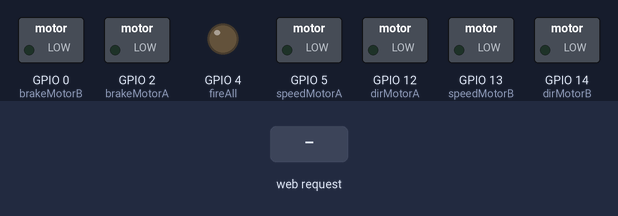
Recording of a sketch running on a simulated ESP8266 (NodeMCU). Shown: switched loads named in the sketch (green lamp = pin HIGH), output pins drawn as LEDs (lit = HIGH). The test bench sets the inputs (shaded band). WiFi joins after 1.5 s; servers stay silent unless stated; what the sketch prints to the serial monitor is not drawn.

Above: at 2.7 s.
2.8 s: HTTP request GET / received
At 3.9 s:
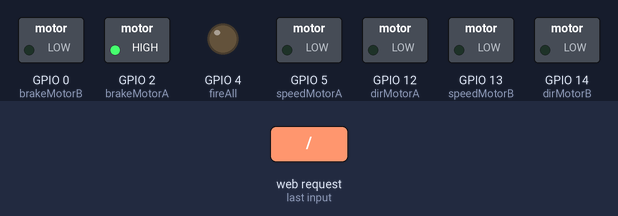
4.3 s: HTTP request GET /?direction=FL received
At 5.0 s:
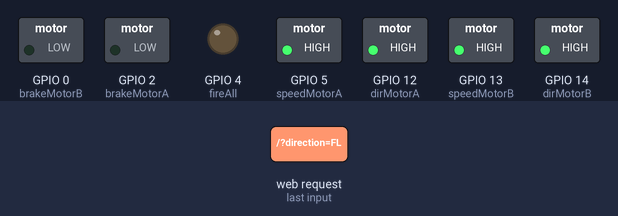
5.8 s: HTTP request GET /?direction=F received
At 6.2 s:
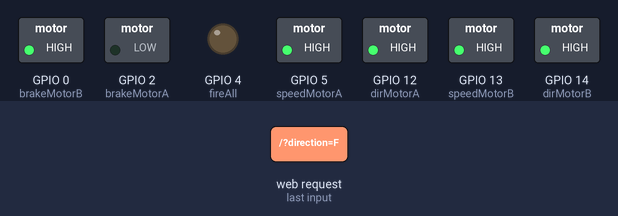
7.3 s: HTTP request GET /?direction=FR received
At 8.5 s:
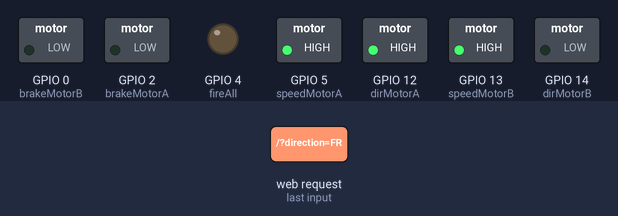
8.8 s: HTTP request GET /?direction=BL received
At 9.7 s:
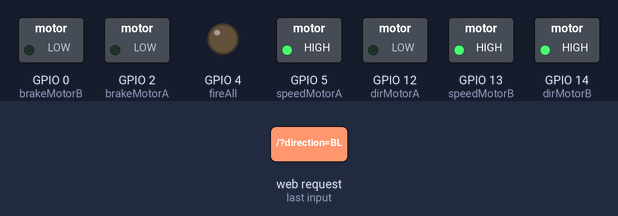
10.3 s: HTTP request GET /?direction=1 received
At 10.8 s:
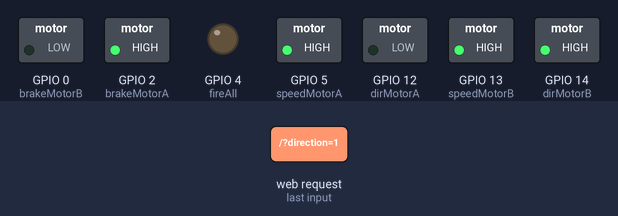
Timing chart, 0 to 12.8 s (numbered marks = the images above; inputs shaded):
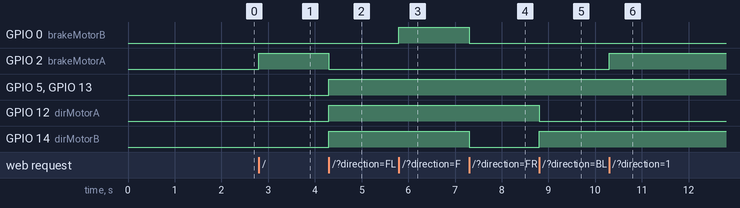

Measured:
- after the input at 2.8 s, GPIO 2 (brakeMotorA): LOW → HIGH at once
- after the input at 4.3 s, GPIO 2 (brakeMotorA): HIGH → LOW at once; GPIO 5 (speedMotorA), GPIO 12 (dirMotorA), GPIO 13 (speedMotorB), GPIO 14 (dirMotorB): LOW → HIGH at once
- after the input at 5.8 s, GPIO 0 (brakeMotorB): LOW → HIGH at once
- after the input at 7.3 s, GPIO 0 (brakeMotorB), GPIO 14 (dirMotorB): HIGH → LOW at once
- after the input at 8.8 s, GPIO 12 (dirMotorA): HIGH → LOW at once; GPIO 14 (dirMotorB): LOW → HIGH at once
- after the input at 10.3 s, GPIO 2 (brakeMotorA): LOW → HIGH at once

The sketch:

redRocket.ino
```cpp
// (licence header left out)
#include <ESP8266WiFi.h>
#include <WiFiClient.h>
#include <ESP8266WebServer.h>
#include <ESP8266mDNS.h>

// map Arduino Motor Shield R3 to WeMo D1
//static const uint8_t D0   = 3;
//static const uint8_t D1   = 1;
//static const uint8_t D2   = 16;
//static const uint8_t D3   = 5;
//static const uint8_t D4   = 4;
//static const uint8_t D5   = 14;
//static const uint8_t D6   = 12;
//static const uint8_t D7   = 13;
//static const uint8_t D8   = 0;
//static const uint8_t D9   = 2;
//static const uint8_t D10  = 15;
//static const uint8_t D11  = 13;
//static const uint8_t D12  = 12;
//static const uint8_t D13  = 14;
//static const uint8_t D14  = 4;
//static const uint8_t D15  = 5;

const char *ssid = "WiFi SSID HERE";
const char *password = "WiFi Password HERE";

// Controller A
int dirMotorA = 12;
int speedMotorA = 5;
int brakeMotorA = 2;

// Controller B
int dirMotorB = 14;
int speedMotorB = 13;
int brakeMotorB = 0;
int fireAll = 4;

// HTTP Port
// (i) This might need changed with some firewalls.
ESP8266WebServer server ( 80 );


const char *controlForm =
"<table>"
"<tr>"
"<td></td><td><form action='/'><input type='submit' value='MF' name='action'> </form></td><td></td>"
"</tr>"
"<tr>"
"<td><form action='/'><input type='submit' value='FL' name='direction'> </form></td>"
"<td><form action='/'><input type='submit' value='F' name='direction'> </form></td>"
"<td><form action='/'><input type='submit' value='FR' name='direction'> </form></td>"
"</tr>"
"<tr>"
"<td></td><td><form action='/'><input type='submit' value='S' name='direction'> </form></td><td></td>"
"</tr>"
"<tr>"
"<td><form action='/'><input type='submit' value='BL' name='direction'> </form></td>"
"<td><form action='/'><input type='submit' value='B' name='direction'> </form></td>"
"<td><form action='/'><input type='submit' value='BR' name='direction'> </form></td>"
"</tr></table>";


void handleRoot() {
  if (server.arg("direction") == "FL") {
    digitalWrite(dirMotorA, HIGH);
    digitalWrite(brakeMotorA, LOW);
    digitalWrite(speedMotorA, 255);
    digitalWrite(dirMotorB, HIGH);
    digitalWrite(brakeMotorB, LOW);
    digitalWrite(speedMotorB, HIGH);
  }
  else if (server.arg("direction") == "F") {
    digitalWrite(dirMotorA, HIGH);
    digitalWrite(brakeMotorA, LOW);
    digitalWrite(speedMotorA, 255);
    digitalWrite(dirMotorB, HIGH);
    digitalWrite(brakeMotorB, HIGH);
  }
  else if (server.arg("direction") == "FR") {
    digitalWrite(dirMotorA, HIGH);
    digitalWrite(brakeMotorA, LOW);
    digitalWrite(speedMotorA, 255);
    digitalWrite(dirMotorB, LOW);
    digitalWrite(brakeMotorB, LOW);
    digitalWrite(speedMotorB, HIGH);
  }
  else if (server.arg("direction") == "BL") {
    digitalWrite(dirMotorA, LOW);
    digitalWrite(brakeMotorA, LOW);
    digitalWrite(speedMotorA, 255);
    digitalWrite(dirMotorB, HIGH);
    digitalWrite(brakeMotorB, LOW);
    digitalWrite(speedMotorB, HIGH);
  }
  else if (server.arg("direction") == "B") {
    digitalWrite(dirMotorA, LOW);
    digitalWrite(brakeMotorA, LOW);
    digitalWrite(speedMotorA, 255);
    digitalWrite(dirMotorB, LOW);
    digitalWrite(brakeMotorB, HIGH);
  }
  else if (server.arg("direction") == "BR") {
    digitalWrite(dirMotorA, LOW);
    digitalWrite(brakeMotorA, LOW);
    digitalWrite(speedMotorA, 255);
    digitalWrite(dirMotorB, LOW);
    digitalWrite(brakeMotorB, LOW);
    digitalWrite(speedMotorB, HIGH);
  }
  else if (server.arg("action") == "MF") {
    digitalWrite(fireAll, HIGH);
  }
  else{
    digitalWrite(fireAll, LOW);
    digitalWrite(brakeMotorA, HIGH);
  }
  server.send(200, "text/html",  controlForm);
 }


void handleNotFound() {
  //digitalWrite ( led, 1 );
  String message = "File Not Found\n\n";
  message += "URI: ";
  message += server.uri();
  message += "\nMethod: ";
  message += ( server.method() == HTTP_GET ) ? "GET" : "POST";
  message += "\nArguments: ";
  message += server.args();
  message += "\n";

  for ( uint8_t i = 0; i < server.args(); i++ ) {
    message += " " + server.argName ( i ) + ": " + server.arg ( i ) + "\n";
  }

  server.send ( 404, "text/plain", message );
}

void setup ( void ) {


   // pinMode(LED_BUILTIN, OUTPUT);

   pinMode(dirMotorA, OUTPUT);
   pinMode(brakeMotorA, OUTPUT);
   pinMode(speedMotorA, OUTPUT);
   pinMode(dirMotorB, OUTPUT);
   pinMode(brakeMotorB, OUTPUT);
   pinMode(speedMotorB, OUTPUT);
   pinMode(fireAll, OUTPUT);

  Serial.begin ( 9600 );
  WiFi.begin ( ssid, password );
  Serial.println ( "" );

  // Wait for connection
  while ( WiFi.status() != WL_CONNECTED ) {
    delay ( 500 );
    Serial.print ( "." );
  }

  Serial.println ( "" );
  Serial.print ( "Connected to " );
  Serial.println ( ssid );
  Serial.print ( "IP address: " );
  Serial.println ( WiFi.localIP() );

  if ( MDNS.begin ( "esp8266" ) ) {
    Serial.println ( "MDNS responder started" );
  }

  server.on ( "/", handleRoot );
  server.on ( "/inline", []() {
    server.send ( 200, "text/plain", "this works as well" );
  } );
  server.onNotFound ( handleNotFound );
  server.begin();
  Serial.println ( "HTTP server started" );
}

void loop ( void ) {
  server.handleClient();
}
```
